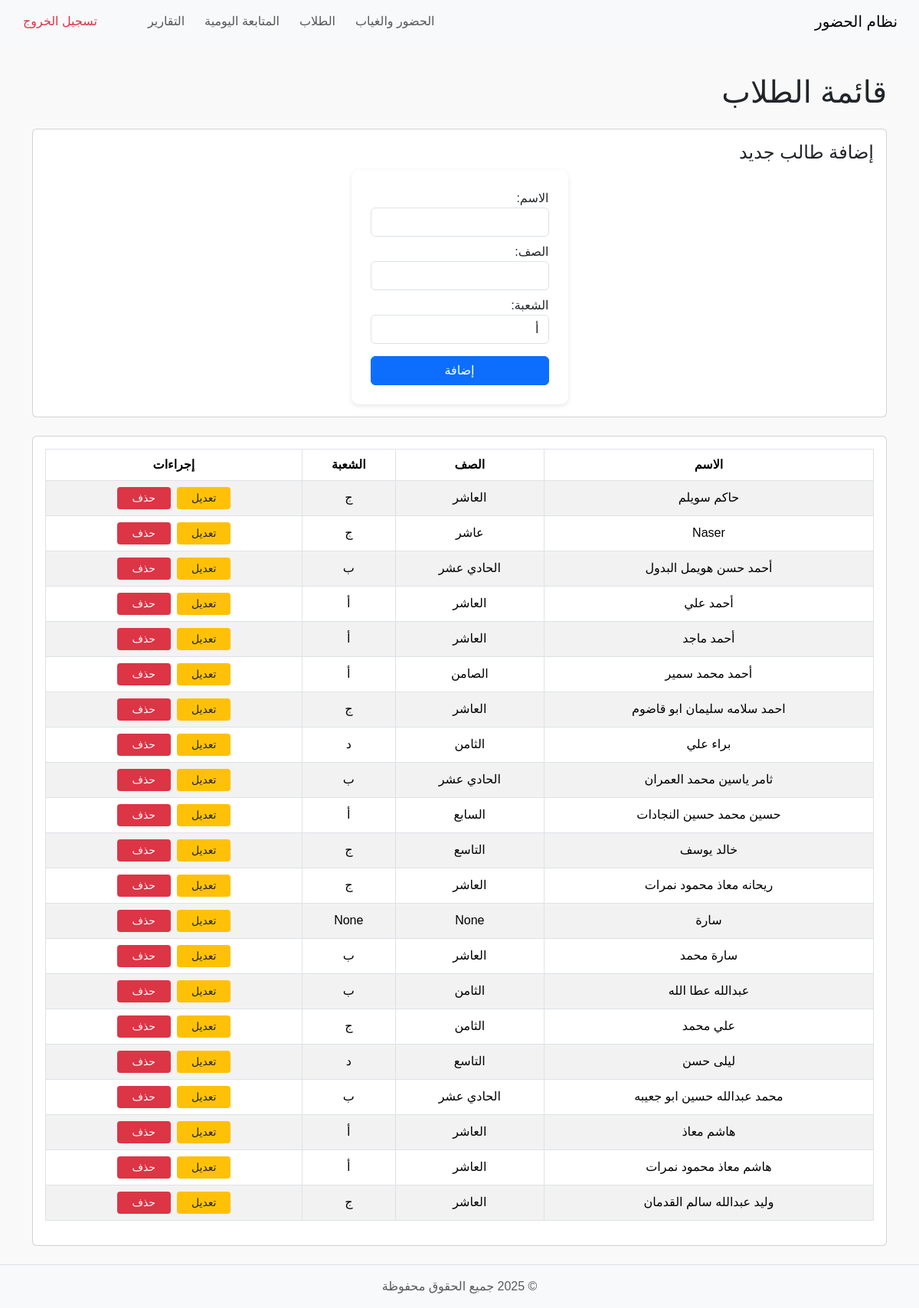
/students (signed in), run on the app's committed database.
### tables this page shows
CREATE TABLE students (
    id INTEGER PRIMARY KEY AUTOINCREMENT,
    student_name TEXT NOT NULL,
    username TEXT,
    password TEXT
, class_name TEXT, section TEXT);

### app.py (the view, shortened to what this page needs)
@app.route('/students', methods=['GET', 'POST'])
@login_required
def students_page():
    conn = get_db_connection()
    students_list = conn.execute('SELECT * FROM students ORDER BY student_name').fetchall()
    conn.close()
    return render_template('students.html', students=students_list)

### app.py (called while the page is built)
def get_db_connection():
    conn = sqlite3.connect('attendance.db')  # قاعدة البيانات القديمة
    conn.row_factory = sqlite3.Row
    return conn

def login_required(f):
    @wraps(f)
    def decorated_function(*args, **kwargs):
        if 'user' not in session:
            return redirect(url_for('login'))
        return f(*args, **kwargs)
    return decorated_function

### templates/students.html (shortened to what this page needs)
{% include 'partials/header.html' %}
{% include 'partials/navbar.html' %}
<div class="container mt-4">
    <h1 class="mb-4">قائمة الطلاب</h1>
    <div class="card mb-4 p-3">
        <h4>إضافة طالب جديد</h4>
        <form method="POST" id="addStudentForm">
            <div class="mb-2">
                <label>الاسم:</label>
                <input type="text" name="student_name" required class="form-control">
            </div>
            <div class="mb-2">
                <label>الصف:</label>
                <input type="text" name="class_name" required class="form-control">
            </div>
            <div class="mb-2">
                <label>الشعبة:</label>
                <select name="section" required class="form-control">
                    <option value="أ">أ</option>
                </select>
            </div>
            <button type="submit" class="btn btn-primary mt-2">إضافة</button>
        </form>
    </div>
    <div class="card p-3">
        <table class="table table-bordered table-striped">
            <thead>
                <tr>
                    <th>الاسم</th>
                    <th>الصف</th>
                    <th>الشعبة</th>
                    <th>إجراءات</th>
                </tr>
            </thead>
            <tbody>
                {% for student in students %}
                <tr data-student-id="{{ student.id }}">
                    <td class="name">{{ student.student_name }}</td>
                    <td class="class">{{ student.class_name }}</td>
                    <td class="section">{{ student.section }}</td>
                    <td>
                        <button class="btn btn-sm btn-warning editBtn">تعديل</button>
                        <button class="btn btn-sm btn-danger deleteBtn">حذف</button>
                    </td>
                </tr>
                {% endfor %}
            </tbody>
        </table>
    </div>
</div>
{% include 'partials/footer.html' %}

### templates/partials/header.html (shortened to what this page needs)
<!DOCTYPE html>
<html lang="ar">
<head>
    <link href="https://cdn.jsdelivr.net/npm/bootstrap@5.3.2/dist/css/bootstrap.min.css" rel="stylesheet">
    <link type="text/css" rel="stylesheet" href="https://cdn.jsdelivr.net/npm/jsgrid@1.5.3/dist/jsgrid.min.css" />
    <link type="text/css" rel="stylesheet" href="https://cdn.jsdelivr.net/npm/jsgrid@1.5.3/dist/jsgrid-theme.min.css" />
    <link rel="stylesheet" href="{{ url_for('static', filename='css/style.css') }}?v=1.0">
</head>
<body>

### templates/partials/navbar.html (shortened to what this page needs)
<nav class="navbar navbar-expand-lg navbar-light bg-light mb-3">
  <div class="container-fluid">
    <a class="navbar-brand" href="{{ url_for('dashboard') }}">نظام الحضور</a>
    <div class="collapse navbar-collapse" id="navbarNav">
      <ul class="navbar-nav me-auto mb-2 mb-lg-0">
        <li class="nav-item">
          <a class="nav-link" href="{{ url_for('dashboard') }}">الحضور والغياب</a>
        </li>
        <li class="nav-item">
          <a class="nav-link" href="{{ url_for('students_page') }}">الطلاب</a>
        </li>
        <li class="nav-item">
          <a class="nav-link" href="{{ url_for('tracking_page') }}">المتابعة اليومية</a>
        </li>
        <li class="nav-item">
          <a class="nav-link" href="{{ url_for('reports_page') }}">التقارير</a>
        </li>
      </ul>
      {% if session.get('user') %}
      <ul class="navbar-nav">
        <li class="nav-item">
          <a class="nav-link text-danger" href="{{ url_for('logout') }}">تسجيل الخروج</a>
        </li>
      </ul>
      {% endif %}
    </div>
  </div>
</nav>

### templates/partials/footer.html (shortened to what this page needs)
<footer class="bg-light text-center text-muted py-3 mt-4 border-top">
    © 2025 جميع الحقوق محفوظة
</footer>
</body>
</html>

### static/css/style.css (style rules this page uses)
html, body { height: 100%; margin: 0; padding: 0; }
body { font-family: 'Tajawal', sans-serif; background-color: #f9f9f9; direction: rtl; text-align: right; display: flex; flex-direction: column; min-height: 100vh; }
.navbar { width: 100% !important; padding-left: 0 !important; padding-right: 0 !important; }
.navbar .nav-link { margin-left: 10px; }
table { width: 100%; border-collapse: collapse; direction: rtl; }
th, td { text-align: center; padding: 10px; vertical-align: middle; }
th { background-color: #f8f9fa; }
td button { min-width: 70px; margin: 0 2px; }
.btn-warning { background-color: #ffc107; border: none; color: #212529; }
.btn-danger { background-color: #dc3545; border: none; }
footer { background-color: #f8f9fa; color: #6c757d; text-align: center; padding: 15px 0; border-top: 1px solid #dee2e6; width: 100%; margin-top: 50px; }
form { max-width: 400px; margin: 0 auto; background-color: #fff; padding: 25px; border-radius: 10px; box-shadow: 0 2px 6px rgba(0,0,0,0.1); }
form button { width: 100%; padding: 10px; margin-top: 10px; }

### data on the page
students: student_name "حاكم سويلم", class_name "العاشر", section "ج"
students: student_name "Naser", class_name "عاشر", section "ج"
students: student_name "أحمد حسن هويمل البدول", class_name "الحادي عشر", section "ب"
students: student_name "أحمد علي", class_name "العاشر", section "أ"
students: student_name "أحمد ماجد", class_name "العاشر", section "أ"
students: student_name "أحمد محمد سمير", class_name "الصامن", section "أ"
students: student_name "احمد سلامه سليمان ابو قاضوم", class_name "العاشر", section "ج"
students: student_name "براء علي", class_name "الثامن", section "د"
students: student_name "ثامر ياسين محمد العمران", class_name "الحادي عشر", section "ب"
students: student_name "حسين محمد حسين النجادات", class_name "السابع", section "أ"
students: student_name "خالد يوسف", class_name "التاسع", section "ج"
students: student_name "ريحانه معاذ محمود نمرات", class_name "العاشر", section "ج"
students: student_name "سارة", class_name "None", section "None"
students: student_name "سارة محمد", class_name "العاشر", section "ب"
students: student_name "عبدالله عطا الله", class_name "الثامن", section "ب"
students: student_name "علي محمد", class_name "الثامن", section "ج"
students: student_name "ليلى حسن", class_name "التاسع", section "د"
students: student_name "محمد عبدالله حسين ابو جعيبه", class_name "الحادي عشر", section "ب"
students: student_name "هاشم معاذ", class_name "العاشر", section "أ"
students: student_name "هاشم معاذ محمود نمرات", class_name "العاشر", section "أ"
students: student_name "وليد عبدالله سالم القدمان", class_name "العاشر", section "ج"
